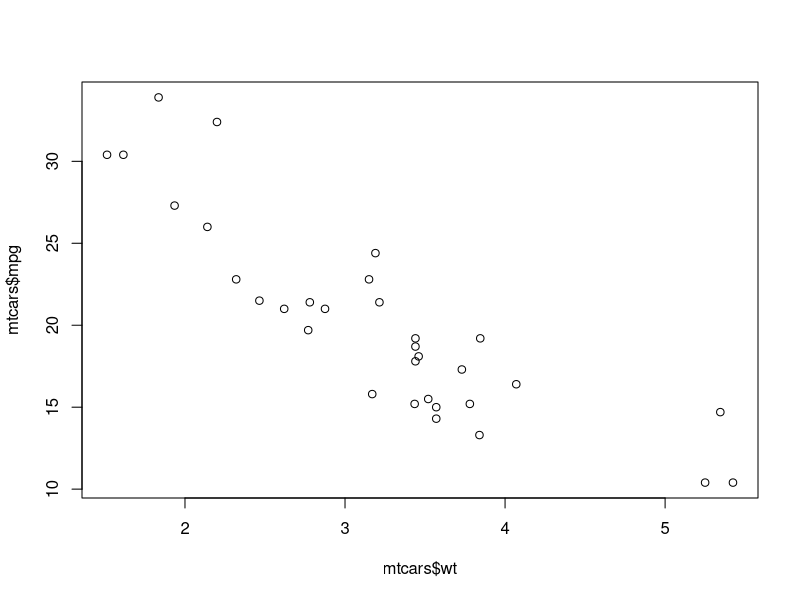
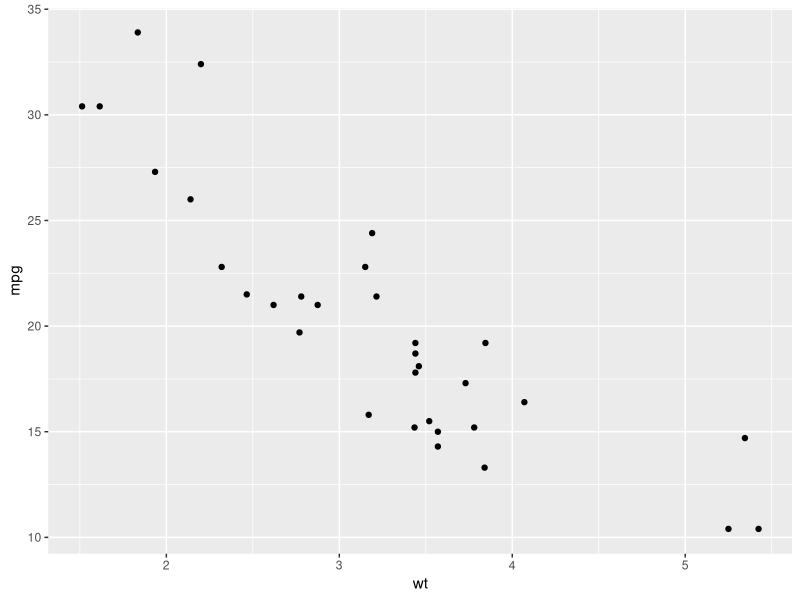

These figures' R source, in order: (Note: this script raises an error after producing the figures.)
## ---- chunk 1
knitr::opts_chunk$set(echo = T,eval=T)
lapply(c("tidyverse","haven","lubridate","janitor","readxl",
                     "stringr", "magrittr","srvyr","survey"),require,character.only=T)
## ---- chunk 2
plot(mtcars$wt, mtcars$mpg)
## ---- chunk 3
ggplot(mtcars, aes(x = wt, y = mpg)) +
  geom_point()
## ---- chunk 4

data(api)

amostra_expandida <- apisrs %>% 
  as_survey(weight = pw) %>%
  mutate(nivel=case_when(
    stype=="E"~"Fundamental",
    stype=="M"~"Fundamental",
    stype=="H"~"Médio"
  ))

## ---- chunk 5

out <- amostra_expandida %>%
  group_by(nivel) %>%
  summarise(api_diff = 
              survey_mean(api00 - api99, vartype = "ci"))

## ---- chunk 6

grafico <- out %>% 
  ggplot(aes(x = nivel, y = api_diff, 
             fill = nivel,color=nivel,
                       ymax = api_diff_upp, 
             ymin = api_diff_low)) +
  geom_bar(stat = "identity",alpha=0.6) +
  geom_errorbar(width = 0,size=3) 

## ---- chunk 7

grafico 

## ---- chunk 8

grafico + labs(y="Variação das notas",x="",color="Nível",fill="Nível") + theme_minimal()

